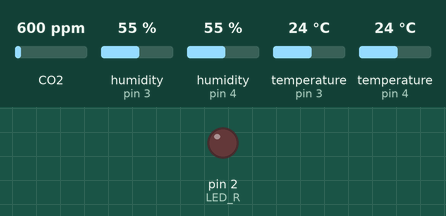
Simulated run of this sketch. Board: Arduino Nano, built with avr-gcc and run on an emulated ATmega328P. On the bench: output pins drawn as LEDs (lit = HIGH). Wiring (inferred from the names in the program): 2 × DHT22 sensor: data pin 3 / data pin 4. Dashed ring = blinking. The test bench sets the inputs (shaded band); at power-on: CO2 600 ppm, humidity (sensors on pin 3, pin 4) 55 %, temperature (sensors on pin 3, pin 4) 24 °C. The local clock reads 2024-03-15 10:24:30 at power-on unless the sketch sets it; storage starts empty.

Above: at 1.0 s.
At 2.8 s:
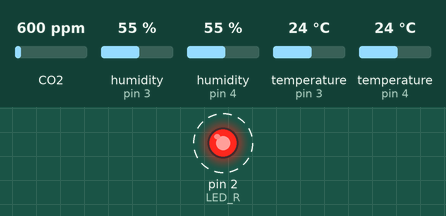
Timing chart, 0 to 3.1 s (numbered marks = the images above):
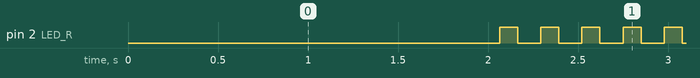

Measured:
- by itself, pin 2 (LED_R): LOW → HIGH at 2.1 s, → LOW 0.10 s later, → HIGH 0.13 s later, → LOW 0.10 s later, … (1119 changes in this stretch)

The sketch:

Adaptacion_Nano_V2.ino
```cpp
 #include <Wire.h>
 #include "RTClib.h"
 #include <Adafruit_Sensor.h>
 #include "DHT.h"
 #include <SD.h>
 #include <SPI.h>
 #include "MQ135.h"
 #define DHTPIN1 4 // Pin D4 del arduino nano que va al D2 del Mcu
 #define DHTPIN2 3 // Pin D3 del arduino nano que va al D2 del Mcu
 #define DHTTYPE DHT21
 #define LED_R 2    //led rojo  D2 del arduino nano
 #define chipSelect 9 // Pin D9 del nano que va al D8 del Mcu
 #define CO2PIN A2 //Pin A1 del nano
 #define COpin1 A0 //Pin A0 del nano
 #define COpin2 A3 //Pin A3 del nano

 DS1307 Rtc;
 DHT dht1 (DHTPIN1, DHTTYPE);
 DHT dht2 (DHTPIN2, DHTTYPE);
 void RTCinit(void);
 MQ135 gasSensor = MQ135(CO2PIN);

 String Fecha_s;  //Fecha en formato string
 String Hora_s;   //Hora en formato string
 boolean flag=0;
 int val1=0;
 int val2=0;
 float val_prom=0;
 File archivo;


void setup() {
    pinMode(LED_R,OUTPUT);
    pinMode(CO2PIN, INPUT);
    pinMode(COpin1, INPUT);
    pinMode(COpin2, INPUT);
    Serial.begin(9600);

    //////////////////
    //SETUP DE LA SD//
    //////////////////
    SD.begin(chipSelect);

    /////////////////
    //SETUP DEL RTC//
    /////////////////
    RTCinit();

    /////////////////
    //SETUP DEL DHT//
    /////////////////
    dht1.begin();
    dht2.begin();
}

void loop() {
  DateTime now = Rtc.now();

  int h1 = dht1.readHumidity();
  float t1 = dht1.readTemperature();
  int h2 = dht2.readHumidity();
  float t2 = dht2.readTemperature();

  float t=(t1+t2)/2;
  int h=(h1+h2)/2;
  int val=analogRead(CO2PIN);
  float zero = gasSensor.getRZero();
  float CO2ppm = gasSensor.getPPM();
  //Serial.println(zero);
  //Serial.println(CO2ppm);

  val1= analogRead(COpin1);
  val2= analogRead(COpin2);
  //Serial.println(val1);
  //Serial.println(val2);

  val_prom=(val1+val2)/2;
  //Serial.println(val_prom);
  float COppm= map (val_prom,235,1000,5,500);
  //Serial.println(COppm);


  int hora = now.hour();
  int minutos = now.minute();
  int segundos = now.second();
  int dia= now.day();
  int mes= now.month();
  int ano= now.year();

  Fecha_s= String(dia)+"-"+String(mes);
  Hora_s= String(hora)+":"+String(minutos);
  //escritura_SD(Fecha_s,Hora_s,t,h);
  digitalWrite(LED_R,flag);
  //Serial.print(Hora_s);
 // Serial.println(","+String(t)+","+String(h)+","+ String(CO2ppm)+","+ String(COppm));
  delay(2000);

  if( minutos==0&& segundos<=1){
    Serial.print(Hora_s);
    Serial.println(","+String(t)+","+String(h)+","+ String(CO2ppm)+","+ String(COppm));
    flag = escritura_SD(Fecha_s,Hora_s,t,h,CO2ppm,COppm);

    delay(2000);
    }
  if( minutos==15&& segundos<=1){
     flag = escritura_SD(Fecha_s,Hora_s,t,h,CO2ppm,COppm);
     Serial.print(Hora_s);
     Serial.println(","+String(t)+","+String(h)+","+ String(CO2ppm)+","+ String(COppm));
     delay(2000);
    }
  if( minutos==30 && segundos<=1){
     flag = escritura_SD(Fecha_s,Hora_s,t,h,CO2ppm,COppm);
     Serial.print(Hora_s);
     Serial.println(","+String(t)+","+String(h)+","+ String(CO2ppm)+","+ String(COppm));
     delay(2000);
    }
  if( minutos==45 && segundos<=1){
     flag = escritura_SD(Fecha_s,Hora_s,t,h,CO2ppm,COppm);
     Serial.print(Hora_s);
     Serial.println(","+String(t)+","+String(h)+","+ String(CO2ppm)+","+ String(COppm));
     delay(2000);
    }
  while(flag==false){
    SD.begin(chipSelect);
    //Serial.print("dentro del while");
    flag = escritura_SD(Fecha_s,Hora_s,t,h,CO2ppm,COppm);
    digitalWrite(LED_R,1);
    delay(100);
    digitalWrite(LED_R,0);
    delay(100);
  }

}

 void RTCinit() {
    Wire.begin();
    Rtc.begin();
    //Rtc.adjust(DateTime(__DATE__, __TIME__));
    //Rtc.Enable32kHzPin(false);
    // Rtc.SetSquareWavePin(DS3231SquareWavePin_ModeNone);
  }

 boolean escritura_SD(String dia, String hora, float temperatura, int humedad, float CO2, float CO){
  /*Parametros:
   *  día: String formateado previamente ej: dd-mm-aaaa
   *  hora: String formateado previamente ej: hh:mm
   *  temperatura
   *  humedad
   *  CO2
   *  CO
   *  Salida: archivo con nombre "dd-mm-aaaa.txt" y formado de datos: hh:mm,tt.t,hh
   */
  String cadena;
  String nombre = dia + ".txt";
  archivo = SD.open( nombre , 0x04 | 0x02 | 0x10);  //se definen los permisos del archivo 0x04 APPEND, 0x02 WRITE, 0x10 CREATE
  cadena = hora + "," + String(temperatura) + "," + String(humedad) + ","+ String(CO2) +","+ String(CO) + "\r\n"; //aca van los datos armardos
  if(SD.exists(nombre)){
    if (archivo) {
      archivo.print(cadena);
      archivo.close();
      //digitalWrite(LED_R,HIGH);
      return true;
    }
  }
  else{
    return false;
  }
}
```
